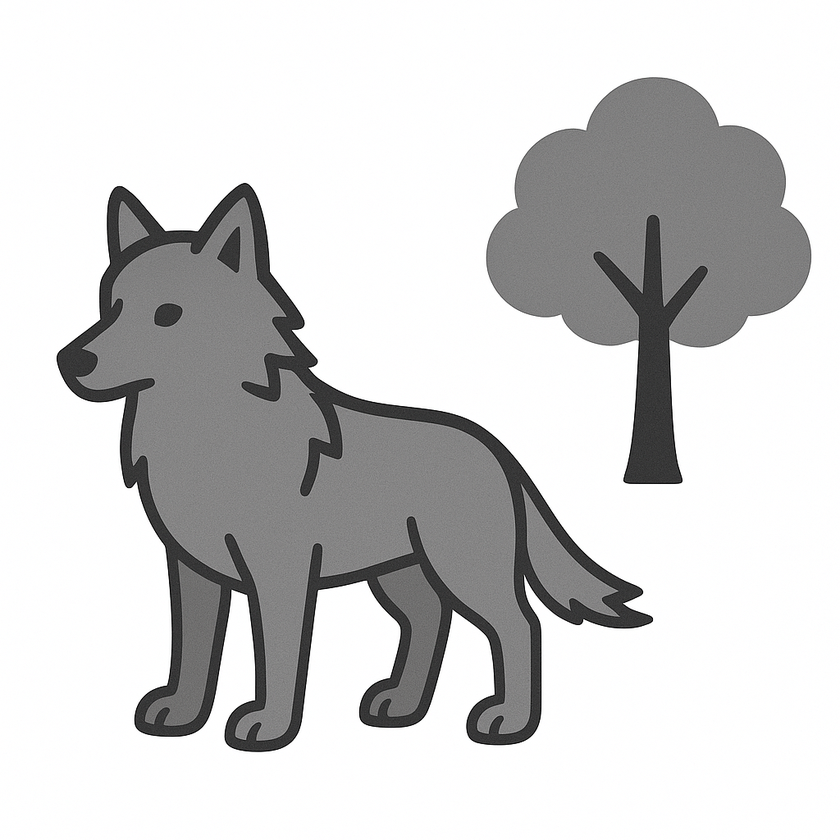
#> input picture Images/IMG.png, 840 x 840 px, shrunk from 1024 x 1024 before the run, found by its file name
$ python gaussian_noise.py
#> lines starting #> are read from the running program, lines starting #| are printed output that depends on the picture
import cv2
import numpy as np
import matplotlib.pyplot as plt
import os

# Load image from absolute path
image_path = r"E:\Academic 7th Sem\Image_Processing\Assignment_2\Computer_Vision\Images\IMG.png"
image = cv2.imread(image_path, cv2.IMREAD_GRAYSCALE)
#> image: shape (840, 840); min 0, max 255, mean 208.2

if image is None:
    raise FileNotFoundError(f"Image not found at {image_path}")

# Add Gaussian noise
mean = 0
std_dev = 10
noise = np.random.normal(mean, std_dev, image.shape)
noisy_image = image + noise
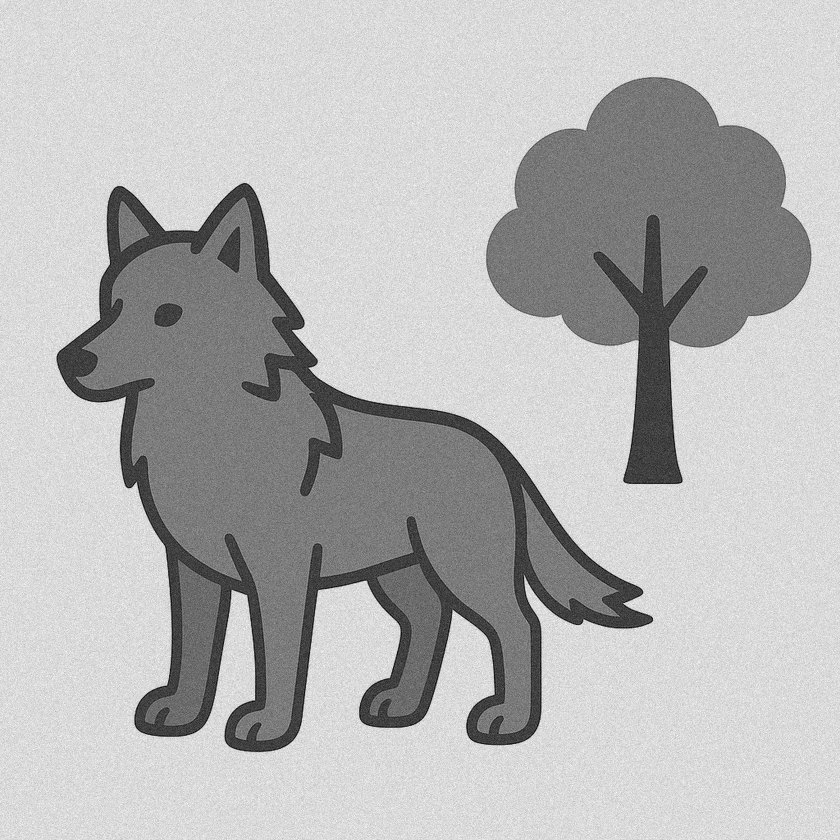
#> noisy_image: shape (840, 840) float64; min -28.11, max 301.2, mean 208.2; drawn with min black and max white
noisy_image = np.clip(noisy_image, 0, 255).astype(np.uint8)

# Save noisy image to 'result' folder
result_dir = r"E:\Academic 7th Sem\Image_Processing\Assignment_2\Computer_Vision\Result"
os.makedirs(result_dir, exist_ok=True)  # create folder if it doesn't exist
output_path = os.path.join(result_dir, "Gaussian noise image.jpeg")
cv2.imwrite(output_path, noisy_image)

# Display original and noisy image
plt.figure(figsize=(10, 5))

plt.subplot(1, 2, 1)
plt.title("Original Image")
plt.imshow(image, cmap='gray')
plt.axis('off')

plt.subplot(1, 2, 2)
plt.title("Gaussian Noise Image")
plt.imshow(noisy_image, cmap='gray')
plt.axis('off')

plt.tight_layout()
plt.show()
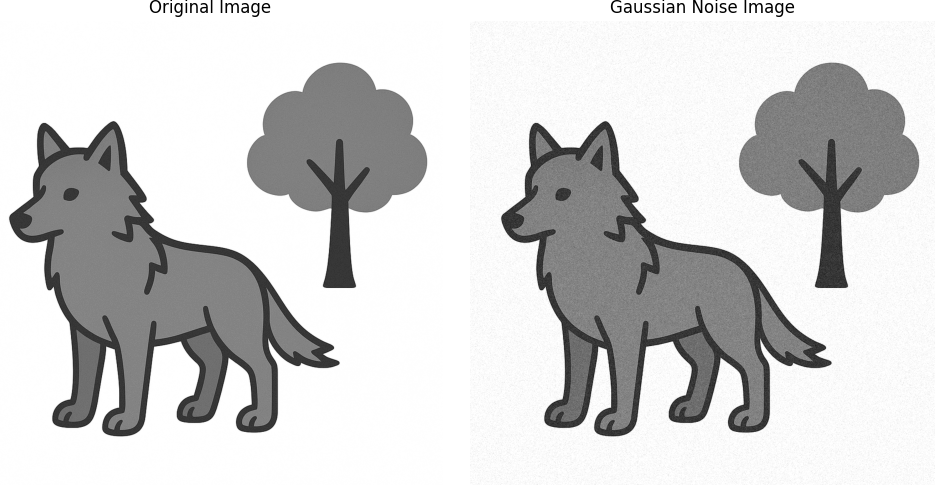
#> figure drawn by matplotlib, 2 panels
